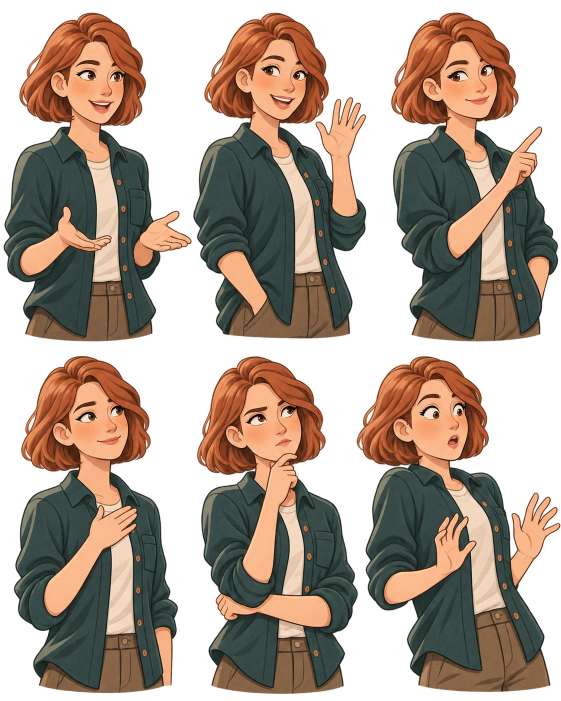
#> input picture art/pack/poses/anna_gestures.png, 1122 x 1402 px, found by its file name (shown at 1/2 size); its folder holds 4 pictures in this run
$ python split_poses.py ../art/pack/poses/anna_conversation.png ../art/pack/poses/anna_gestures.png
#> lines starting #> are read from the running program, lines starting #| are printed output that depends on the picture; after the words box and inside, x2 and y2 are one past the last pixel; in counts of white or black regions, pixels touching at a corner belong together
"""Phase 1 step D: extract gesture/conversation figures from poses sheets.

Splits each sheet into a grid via alpha row/col coverage (with valley-splitting for
merged cells), cleans alpha, tight-crops, and writes a labeled atlas for VLM QC.
"""
import json
import sys
from pathlib import Path

import numpy as np
from PIL import Image, ImageDraw

SHEETS = {
    # sheet -> (character, cols, rows, col_thresh, row_thresh) from coverage profiles + VLM
    "anna_gestures": ("anna", 3, 2, 0.15, 0.02),
    "ben_gestures": ("ben", 2, 3, 0.15, 0.02),
    "anna_conversation": ("anna", 2, 3, 0.15, 0.02),
    "ben_conversation": ("ben", 3, 2, 0.15, 0.02),
}


def clean_alpha(arr, lo=64, hi=235):
    a = arr[:, :, 3].astype(np.float32)
    arr[:, :, 3] = np.clip((a - lo) * 255.0 / (hi - lo), 0, 255).astype(np.uint8)
    return arr


def bands(cov, thresh, n):
    runs, start = [], None
    for i, v in enumerate(cov):
        if v > thresh and start is None:
            start = i
        elif v <= thresh and start is not None:
            runs.append((start, i))
            start = None
    if start is not None:
        runs.append((start, n))
    return [r for r in runs if r[1] - r[0] >= max(3, int(n * 0.06))]


def split_grid(alpha, cols, rows_n, col_thresh=0.15, row_thresh=0.02):
    h, w = alpha.shape
    rowcov = alpha.mean(axis=1)
    colcov = alpha.mean(axis=0)
    rb = bands(rowcov, row_thresh, h)
    cb = bands(colcov, col_thresh, w)
    def fit(bs, want):
        if len(bs) == want:
            return bs
        if len(bs) > want:
            while len(bs) > want:
                gaps = [(bs[i + 1][0] - bs[i][1], i) for i in range(len(bs) - 1)]
                g, i = min(gaps)
                bs = bs[:i] + [(bs[i][0], bs[i + 1][1])] + bs[i + 2:]
            return bs
        # fewer than wanted: valley-split the widest band at its deepest partial valley
        while len(bs) < want:
            widths = [(b[1] - b[0], i) for i, b in enumerate(bs)]
            wi, i = max(widths)
            b = bs[i]
            seg = colcov if want == cols else rowcov
            smooth = np.convolve(seg[b[0]:b[1]], np.ones(15) / 15, mode="same")
            cut = 30 + int(np.argmin(smooth[30:-30]))
            bs = bs[:i] + [(b[0], b[0] + cut), (b[0] + cut, b[1])] + bs[i + 1:]
        return bs
    return fit(cb, cols), fit(rb, rows_n)


def main(pack, stage):
#> called with pack = '../art/pack/poses/anna_conversation.png', stage = '../art/pack/poses/anna_gestures.png'
    pack, stage = Path(pack), Path(stage)
    index = {}
    for sheet, (who, cols, rows_n, ct, rt) in SHEETS.items():
        im = Image.open(pack / f"poses/{sheet}.png").convert("RGBA")
#> im is the input picture: PIL image 1122x1402 RGBA; mean R, G, B, A 94.4, 67.1, 50.9, 154.3
        arr = clean_alpha(np.asarray(im).copy())
#> in clean_alpha, `a = arr[:, :, 3].astype(np.float32)`:
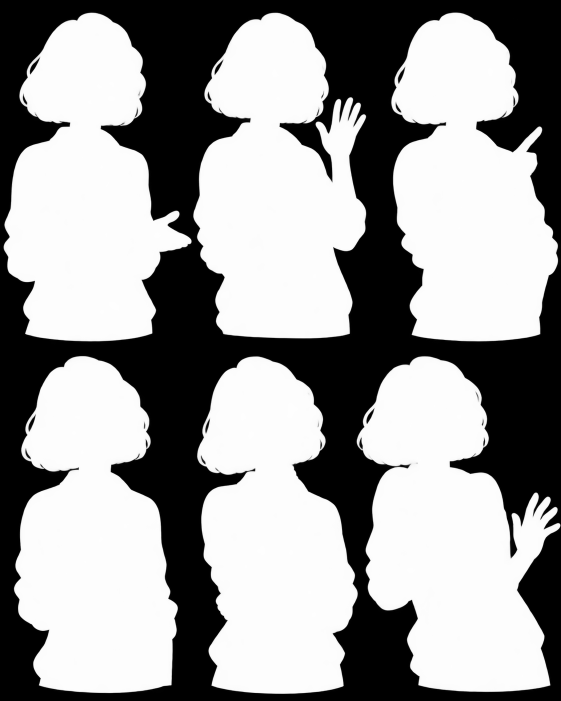
#> a: shape (1402, 1122) float32 (shown at 1/2 size); min 0, max 255, mean 154.3
        alpha = arr[:, :, 3] > 40
#> alpha: shape (1402, 1122) bool; 61.3% white; 31 black regions (13 under 20 px), largest, box (x1, y1, x2, y2) and area: (0, 0, 1122, 1402) 607866, (60, 116, 79, 148) 177, (57, 831, 71, 863) 153
        cb, rb = split_grid(alpha, cols, rows_n, ct, rt)
#> in split_grid, `rowcov = alpha.mean(axis=1)`: rowcov = 1402 values, max 0.891 at index 483, min 0 at index 0, mean 0.613
#> in split_grid, `colcov = alpha.mean(axis=0)`: colcov = 1122 values, max 0.948 at index 169, min 0 at index 0, mean 0.613
#> the loop in bands, `for i, v in enumerate(cov):` made 1402 passes
#> (v, start) on pass 26: (0.0303, 25)
#> start on pass 714: 713
#> after the loop in bands, `for i, v in enumerate(cov):`: runs = [(25, 683), (713, 1388)]
#> the loop in bands (call 2), `for i, v in enumerate(cov):` made 1122 passes
#> v on passes 1 to 12: 0, 0, 0, 0, 0, 0, 0, 0.00499, 0.00927, 0.0185, 0.0243, 0.0307
#> in split_grid, `cb = bands(colcov, col_thresh, w)`: cb = [(28, 344), (401, 710), (741, 1094)]
#> cb = [(28, 344), (401, 710), (741, 1094)]; rb = [(25, 683), (713, 1388)]
        cells = []
        for ri, (y0, y1) in enumerate(rb):
            for ci, (x0, x1) in enumerate(cb):
                sub = alpha[y0:y1, x0:x1]
                ys, xs = np.where(sub)
                if len(ys) < 400:
                    continue
                cells.append({"name": f"{sheet}_{ri}_{ci}",
                              "rect": [int(x0 + xs.min()), int(y0 + ys.min()),
                                       int(x0 + xs.max()) + 1, int(y0 + ys.max()) + 1]})
#> this loop made 2 passes
#> (ri, y0, y1) on passes 1 to 2: (0, 25, 683), (1, 713, 1388)
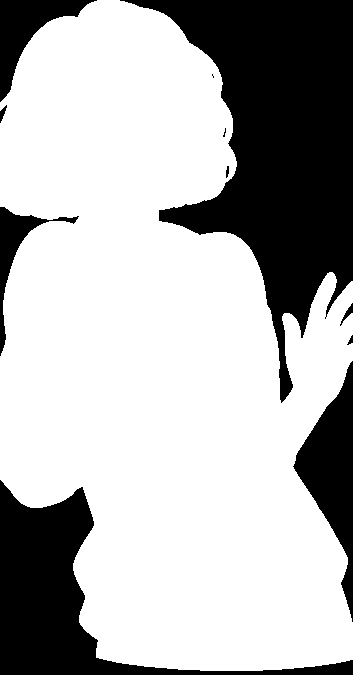
#> sub: shape (675, 353) bool; 70.4% white; 11 black regions (2 under 20 px), largest, box (x1, y1, x2, y2) and area: (120, 0, 353, 403) 41457, (0, 480, 353, 675) 17044, (293, 361, 353, 622) 6474
#> after the loop, cells = 6 items
        index[sheet] = cells
        for c in cells:
            x0, y0, x1, y1 = c["rect"]
            Image.fromarray(arr[y0:y1, x0:x1]).save(stage / f"{c['name']}.png")
#> this loop made 6 passes
#> (x0, y0, x1, y1) on passes 1 to 6: (28, 25, 344, 683), (401, 25, 710, 677), (782, 25, 1094, 683), (28, 713, 344, 1386), (401, 713, 710, 1388), (741, 713, 1094, 1384)
#> pass 1, in main, `Image.fromarray(arr[y0:y1, x0:x1]).save(stage / f"{c['name']}.png")`:
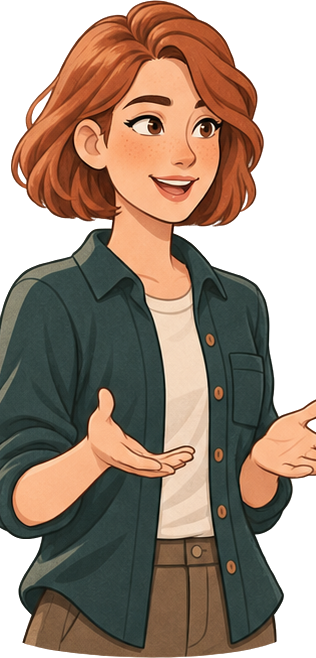
#> saved as anna_gestures_0_0.png: PIL image 316x658 RGBA; mean R, G, B, A 114.3, 81, 58.9, 185.8; transparent parts drawn white
#> pass 2, in main, `Image.fromarray(arr[y0:y1, x0:x1]).save(stage / f"{c['name']}.png")`:
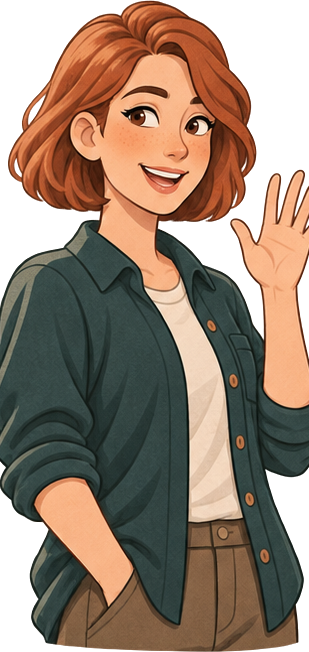
#> saved as anna_gestures_0_1.png: PIL image 309x652 RGBA; mean R, G, B, A 115.3, 85.3, 64.1, 200.6; transparent parts drawn white
        # atlas
        tiles = [(c, Image.open(stage / f"{c['name']}.png")) for c in cells]
#> tiles = 6 items
        tw = max(t.height for _, t in tiles)  # portrait-ish
#> tw = 675
        cw = max(t.width for _, t in tiles) + 16
#> cw = 369
        chh = tw + 40
#> chh = 715
        ncols = min(6, len(tiles))
#> ncols = 6
        nrows = (len(tiles) + ncols - 1) // ncols
#> nrows = 1
        atlas = Image.new("RGB", (ncols * cw, nrows * chh + 20), (120, 120, 126))
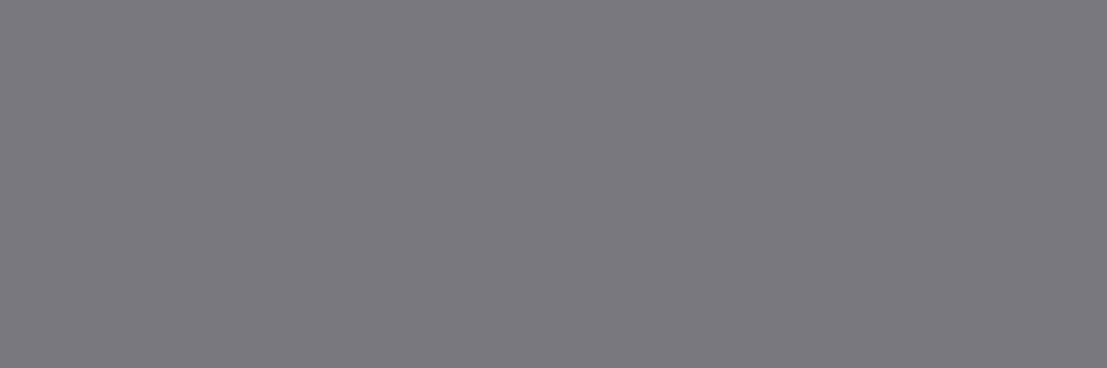
#> atlas: PIL image 2214x735 RGB (shown at 1/2 size); mean R, G, B 120, 120, 126
        d = ImageDraw.Draw(atlas)
        d.text((6, 3), sheet, fill=(255, 255, 90))
        for k, (c, t) in enumerate(tiles):
            x, y = (k % ncols) * cw, (k // ncols) * chh + 20
            bg = Image.new("RGBA", (t.width + 8, t.height + 8), (255, 255, 255, 255))
            for yy in range(0, bg.height, 14):
                for xx in range(0, bg.width, 14):
                    if (xx // 14 + yy // 14) % 2:
                        bg.paste(Image.new("RGBA", (14, 14), (185, 185, 190, 255)), (xx, yy))
            bg.alpha_composite(t, (4, 4))
            atlas.paste(bg.convert("RGB"), (x + 4, y))
            d.text((x + 6, y + chh - 18), c["name"], fill=(255, 255, 90))
#> this loop made 6 passes
#> (c, x) on passes 1 to 5: ({'name': 'anna_gestures_0_0', 'rect': [28, 25, 344, 683]}, 0), ({'name': 'anna_gestures_0_1', 'rect': [401, 25, 710, 677]}, 369), ({'name': 'anna_gestures_0_2', 'rect': [782, 25, 1094, 683]}, 738), ({'name': 'anna_gestures_1_0', 'rect': [28, 713, 344, 1386]}, 1107), ({'name': 'anna_gestures_1_1', 'rect': [401, 713, 710, 1388]}, 1476)
#> x on pass 6: 1845
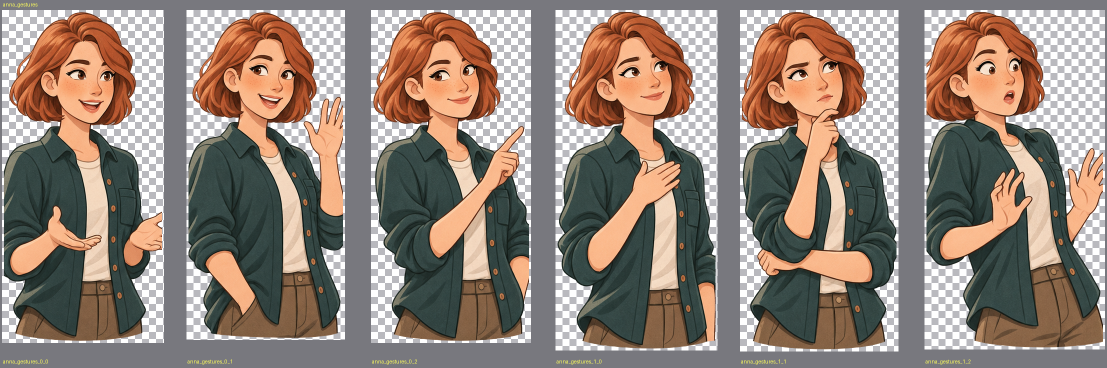
#> atlas: PIL image 2214x735 RGB (shown at 1/2 size); mean R, G, B 147.2, 132, 121.3
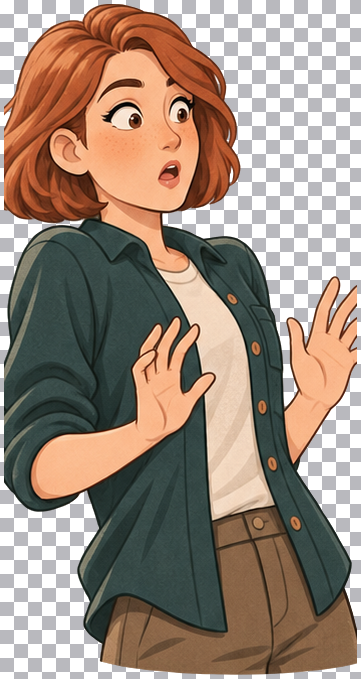
#> bg: PIL image 361x679 RGBA; mean R, G, B, A 158.5, 140.6, 126.8, 255
        atlas.save(stage / f"{sheet}_atlas.jpg", quality=90)
        print(sheet, "->", len(cells), "cells", [c["name"] for c in cells])
#| anna_gestures -> 6 cells ['anna_gestures_0_0', 'anna_gestures_0_1', 'anna_gestures_0_2', 'anna_gestures_1_0', 'anna_gestures_1_1', 'anna_gestures_1_2']
#> pass 2 of the loop in main, `for sheet, (who, cols, rows_n, ct, rt) in SHEETS.items():`:
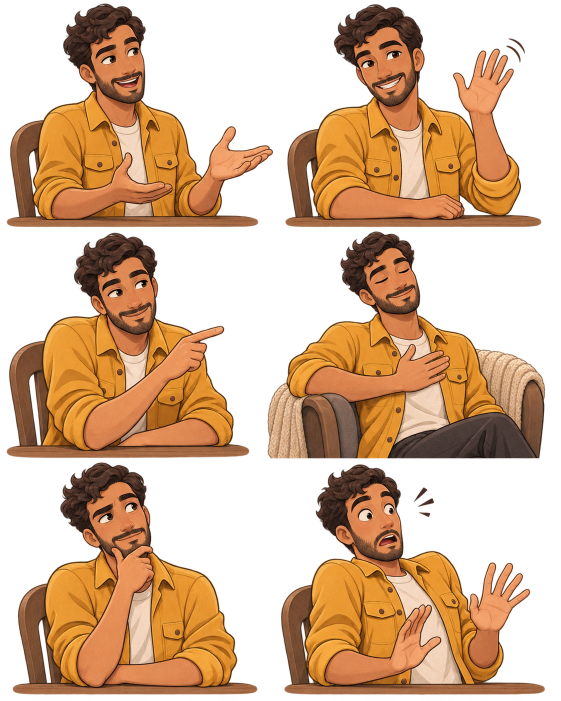
#> input picture art/pack/poses/ben_gestures.png, 1122 x 1402 px, found by its file name (shown at 1/2 size)
#> in main, im is the input picture: PIL image 1122x1402 RGBA; mean R, G, B, A 119.3, 67.2, 37.7, 129.3
#> alpha: shape (1402, 1122) bool; 51.4% white; 13 black regions (4 under 20 px), largest, box (x1, y1, x2, y2) and area: (0, 0, 1122, 1402) 759615, (59, 749, 82, 890) 1285, (78, 1240, 102, 1366) 1060
#> in main, `cb, rb = split_grid(alpha, cols, rows_n, ct, rt)`: cb = [(26, 468), (566, 1073)]; rb = [(9, 454), (466, 917), (927, 1389)]
#> the loop in main, `for ri, (y0, y1) in enumerate(rb):` made 3 passes
#> after the loop in main, `for ri, (y0, y1) in enumerate(rb):`:
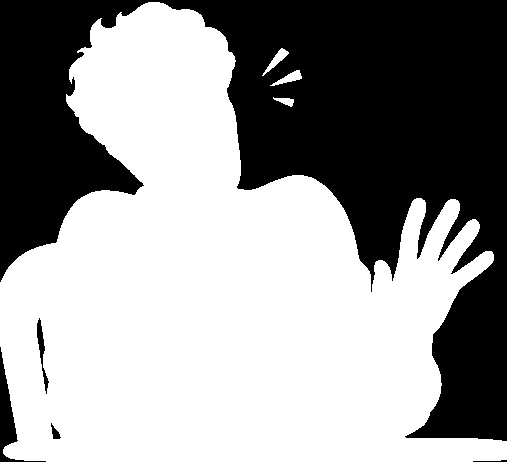
#> sub: shape (462, 507) bool; 59.1% white; 5 black regions, box (x1, y1, x2, y2) and area: (0, 0, 507, 441) 94275, (0, 347, 46, 462) 1069, (37, 318, 49, 394) 277, (51, 423, 61, 439) 77, (473, 460, 507, 462) 40
#> the loop in main, `for c in cells:` made 6 passes
#> (x0, y0, x1, y1) on passes 1 to 6: (26, 9, 468, 454), (571, 9, 1073, 454), (26, 466, 468, 916), (566, 466, 1073, 917), (26, 927, 468, 1389), (566, 929, 1073, 1389)
#> tw = 462
#> cw = 523
#> chh = 502
#> the loop in main, `for k, (c, t) in enumerate(tiles):` made 6 passes
#> (c, x) on passes 1 to 6: ({'name': 'ben_gestures_0_0', 'rect': [26, 9, 468, 454]}, 0), ({'name': 'ben_gestures_0_1', 'rect': [571, 9, 1073, 454]}, 523), ({'name': 'ben_gestures_1_0', 'rect': [26, 466, 468, 916]}, 1046), ({'name': 'ben_gestures_1_1', 'rect': [566, 466, 1073, 917]}, 1569), ({'name': 'ben_gestures_2_0', 'rect': [26, 927, 468, 1389]}, 2092), ({'name': 'ben_gestures_2_1', 'rect': [566, 929, 1073, 1389]}, 2615)
#> after the loop in main, `for k, (c, t) in enumerate(tiles):`:
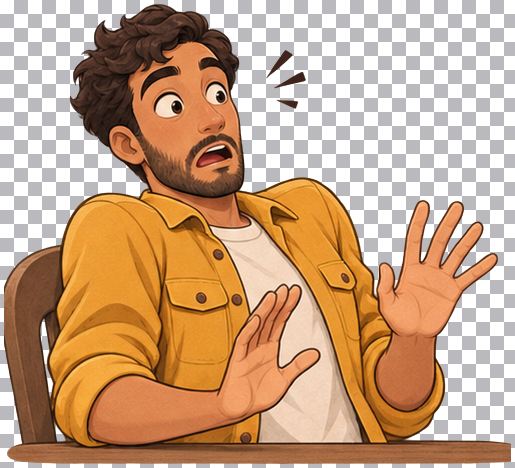
#> bg: PIL image 515x468 RGBA; mean R, G, B, A 199.3, 163.6, 132.9, 255
#| ben_gestures -> 6 cells ['ben_gestures_0_0', 'ben_gestures_0_1', 'ben_gestures_1_0', 'ben_gestures_1_1', 'ben_gestures_2_0', 'ben_gestures_2_1']
#> pass 3 of the loop in main, `for sheet, (who, cols, rows_n, ct, rt) in SHEETS.items():`:
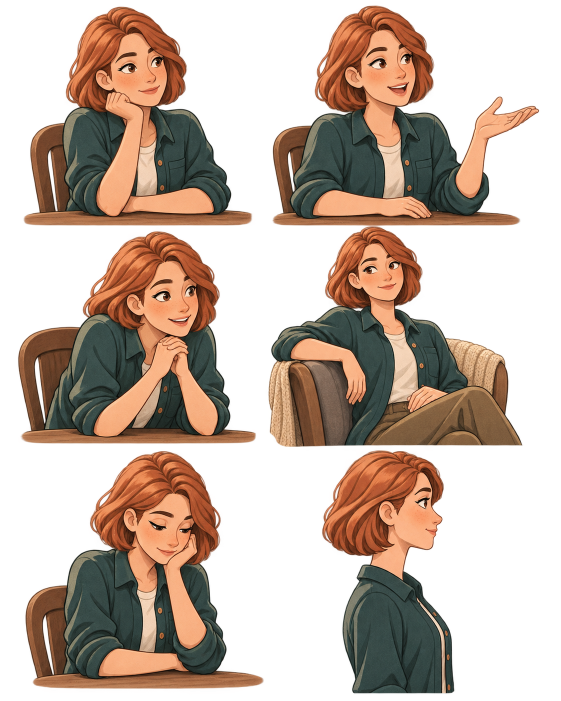
#> input picture art/pack/poses/anna_conversation.png, 1122 x 1402 px, found by its file name (shown at 1/2 size)
#> in main, im is the input picture: PIL image 1122x1402 RGBA; mean R, G, B, A 131.2, 65.8, 38.3, 119.5
#> in main, `alpha = arr[:, :, 3] > 40`:
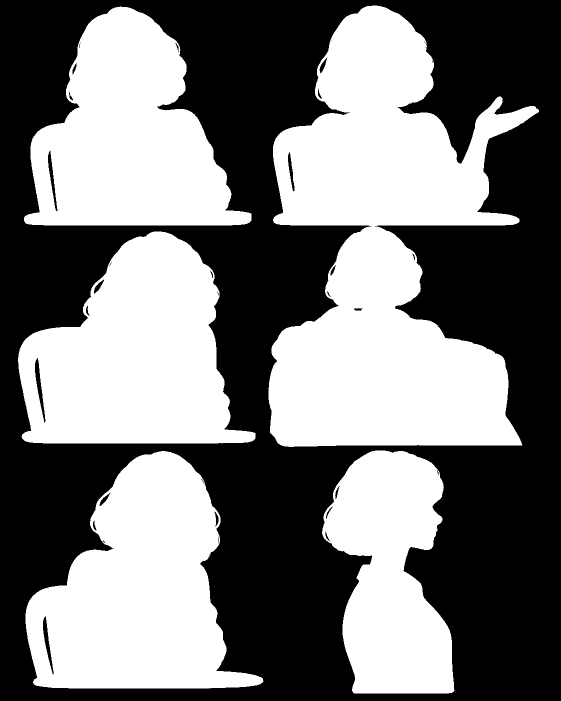
#> alpha: shape (1402, 1122) bool (shown at 1/2 size); 47.5% white; 5 white regions, box (x1, y1, x2, y2) and area: (537, 11, 1078, 894) 270061, (51, 902, 527, 1377) 136413, (36, 463, 511, 887) 131637, (48, 13, 503, 451) 121738, (644, 901, 909, 1387) 87771
#> in main, `cb, rb = split_grid(alpha, cols, rows_n, ct, rt)`: cb = [(52, 453), (547, 1011)]; rb = [(12, 451), (454, 893), (902, 1387)]
#> the loop in main, `for ri, (y0, y1) in enumerate(rb):` made 3 passes
#> the loop in main, `for c in cells:` made 6 passes
#> (x0, y0, x1, y1) on passes 1 to 6: (52, 13, 453, 451), (547, 12, 1011, 451), (52, 463, 453, 887), (547, 454, 1011, 893), (52, 902, 453, 1377), (644, 902, 909, 1387)
#> tw = 485
#> cw = 480
#> chh = 525
#> the loop in main, `for k, (c, t) in enumerate(tiles):` made 6 passes
#> x on passes 1 to 6: 0, 480, 960, 1440, 1920, 2400
#> after the loop in main, `for k, (c, t) in enumerate(tiles):`:
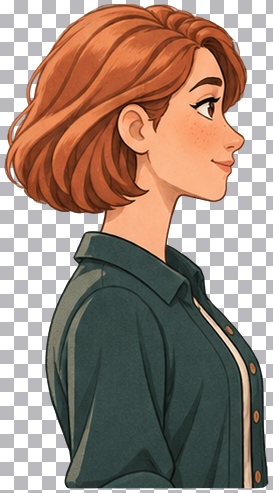
#> bg: PIL image 273x493 RGBA; mean R, G, B, A 156.5, 136.5, 123.8, 255
#| anna_conversation -> 6 cells ['anna_conversation_0_0', 'anna_conversation_0_1', 'anna_conversation_1_0', 'anna_conversation_1_1', 'anna_conversation_2_0', 'anna_conversation_2_1']
#> the loop made 4 passes; the first 3 are shown
    (stage / "poses_index.json").write_text(json.dumps(index, indent=2))


if __name__ == "__main__":
    main(sys.argv[1], sys.argv[2])
